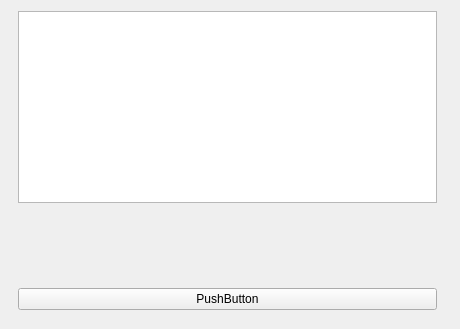
<?xml version="1.0" encoding="UTF-8"?>
<ui version="4.0">
 <class>lol</class>
 <widget class="QMainWindow" name="lol">
  <property name="geometry">
   <rect>
    <x>0</x>
    <y>0</y>
    <width>460</width>
    <height>329</height>
   </rect>
  </property>
  <property name="windowTitle">
   <string>lol</string>
  </property>
  <widget class="QWidget" name="centralWidget">
   <widget class="QWidget" name="">
    <property name="geometry">
     <rect>
      <x>7</x>
      <y>0</y>
      <width>441</width>
      <height>321</height>
     </rect>
    </property>
    <layout class="QVBoxLayout" name="verticalLayout">
     <item>
      <widget class="QTextEdit" name="textEdit"/>
     </item>
     <item>
      <spacer name="verticalSpacer">
       <property name="orientation">
        <enum>Qt::Vertical</enum>
       </property>
       <property name="sizeHint" stdset="0">
        <size>
         <width>20</width>
         <height>40</height>
        </size>
       </property>
      </spacer>
     </item>
     <item>
      <widget class="QPushButton" name="pushButton">
       <property name="text">
        <string>PushButton</string>
       </property>
      </widget>
     </item>
    </layout>
   </widget>
  </widget>
 </widget>
 <layoutdefault spacing="6" margin="11"/>
 <resources/>
 <connections/>
</ui>
